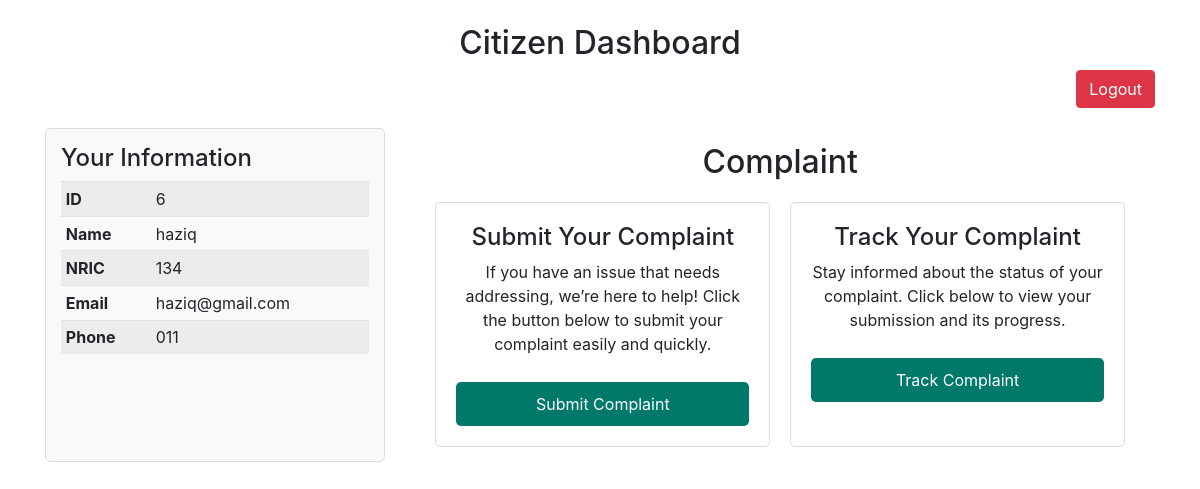
Screenshot of /citizen/index.php (signed in) with the database file from the repository.
### tables this page shows
CREATE TABLE `user` (
  `id` int(11) NOT NULL,
  `name` varchar(100) NOT NULL,
  `nric` varchar(20) NOT NULL,
  `email` varchar(100) NOT NULL,
  `phone_number` varchar(15) NOT NULL,
  `password` varchar(255) NOT NULL,
  `department` varchar(100) DEFAULT NULL,
  `role` enum('admin','officer','citizen','user') DEFAULT 'user'
);

### citizen/index.php (the view, shortened to what this page needs)
<?php
include '../support/db.php';
$user_id = $_SESSION['user_id'];
$query = "SELECT id, name, nric, email, phone_number FROM user WHERE id = ?";
$stmt = $conn->prepare($query);
$stmt->bind_param("i", $user_id);
$stmt->execute();
$result = $stmt->get_result();
$user = $result->fetch_assoc();
?>
<!DOCTYPE html>
<html lang="en">
<head>
    <link rel="stylesheet" href="https://stackpath.bootstrapcdn.com/bootstrap/4.5.2/css/bootstrap.min.css">
</head>
<body style="background-image: url('../images/citybg.jpg'); background-size: cover; background-position: center; background-repeat: no-repeat;">
    <div class="container mt-4">
        <h2 class="text-center">Citizen Dashboard</h2>
        <div class="text-right mb-3">
            <a href="../logout.php" class="btn btn-danger">Logout</a>
        </div>
        <div class="container-main">
            <div class="right-section">
                <h4>Your Information</h4>
                <?php if ($user): ?>
                    <table class="table table-sm table-striped">
                        <tbody>
                            <tr>
                                <th>ID</th>
                                <td><?php echo htmlspecialchars($user['id']); ?></td>
                            </tr>
                            <tr>
                                <th>Name</th>
                                <td><?php echo htmlspecialchars($user['name']); ?></td>
                            </tr>
                            <tr>
                                <th>NRIC</th>
                                <td><?php echo htmlspecialchars($user['nric']); ?></td>
                            </tr>
                            <tr>
                                <th>Email</th>
                                <td><?php echo htmlspecialchars($user['email']); ?></td>
                            </tr>
                            <tr>
                                <th>Phone</th>
                                <td><?php echo htmlspecialchars($user['phone_number']); ?></td>
                            </tr>
                        </tbody>
                    </table>
                <?php else: ?>
                    <p>No user information found.</p>
                <?php endif; ?>
            </div>
            <div class="left-section">
                <section class="container">
                    <h2 class="header">Complaint</h2>
                    <div class="features">
                        <div class="card left">
                            <h4>Submit Your Complaint</h4>
                            <p>
                                If you have an issue that needs addressing, we’re here to help! Click the button below to submit your complaint easily and quickly.
                            </p>
                            <a href="submit_complaint.php" class="btn-submit">Submit Complaint</a>
                        </div>
                        <div class="card right">
                            <h4>Track Your Complaint</h4>
                            <p>
                                Stay informed about the status of your complaint. Click below to view your submission and its progress.
                            </p>
                            <a href="track_complaint.php" class="btn-submit">Track Complaint</a>
                        </div>
                    </div>
                </section>
            </div>
        </div>
    </div>
</body>
</html>

### citizen/index.php (style rules this page uses)
.container-main { display: flex; flex-direction: row; gap: 20px; margin-top: 20px; }
.right-section { flex: 0.3; border: 1px solid #ddd; border-radius: 5px; padding: 15px; background-color: #f9f9f9; }
.left-section { flex: 0.7; padding: 15px; }
.header { text-align: center; margin-bottom: 20px; }
.features { display: flex; justify-content: space-between; gap: 20px; }
.card { flex: 1; padding: 20px; border: 1px solid #ddd; border-radius: 5px; text-align: center; background-color: #ffffff; }
.btn-submit { margin-top: 10px; padding: 10px 15px; background-color: #00796B; color: white; text-decoration: none; border-radius: 5px; display: inline-block; }

### rows the page displays
user: id "6", name "haziq", nric "134", email "haziq@gmail.com", phone_number "011"
